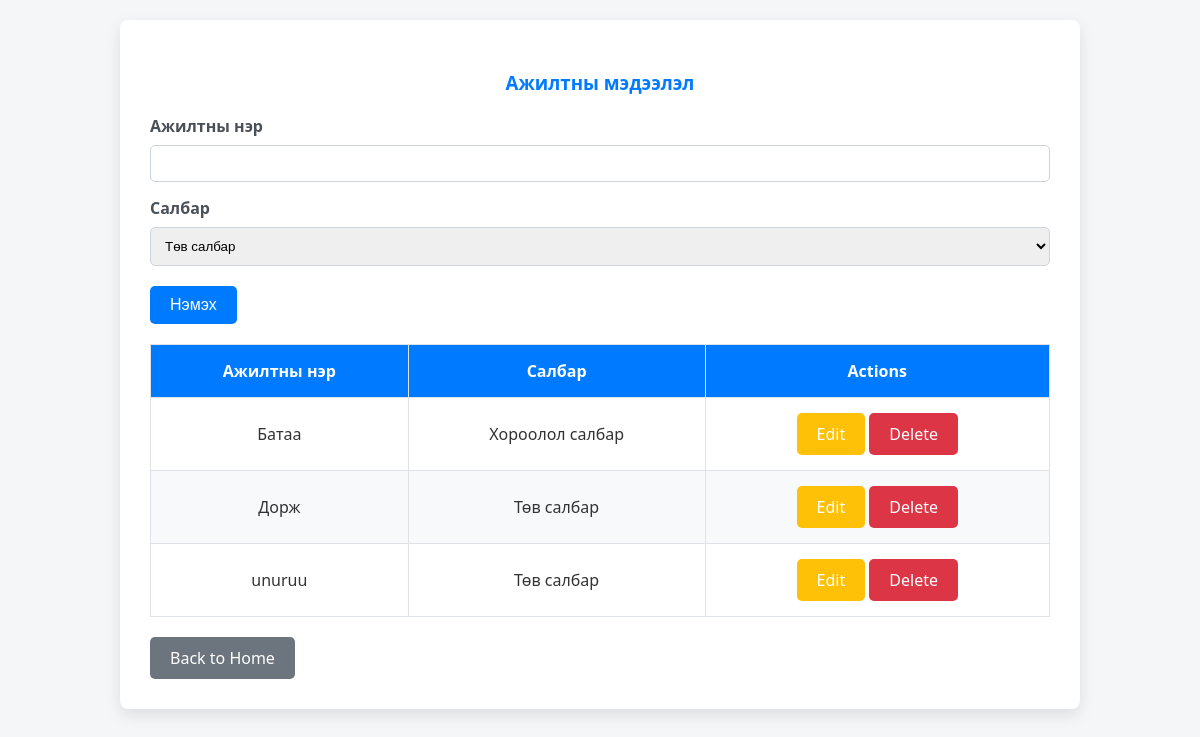
/worker, run on an earlier commit of the app's database.
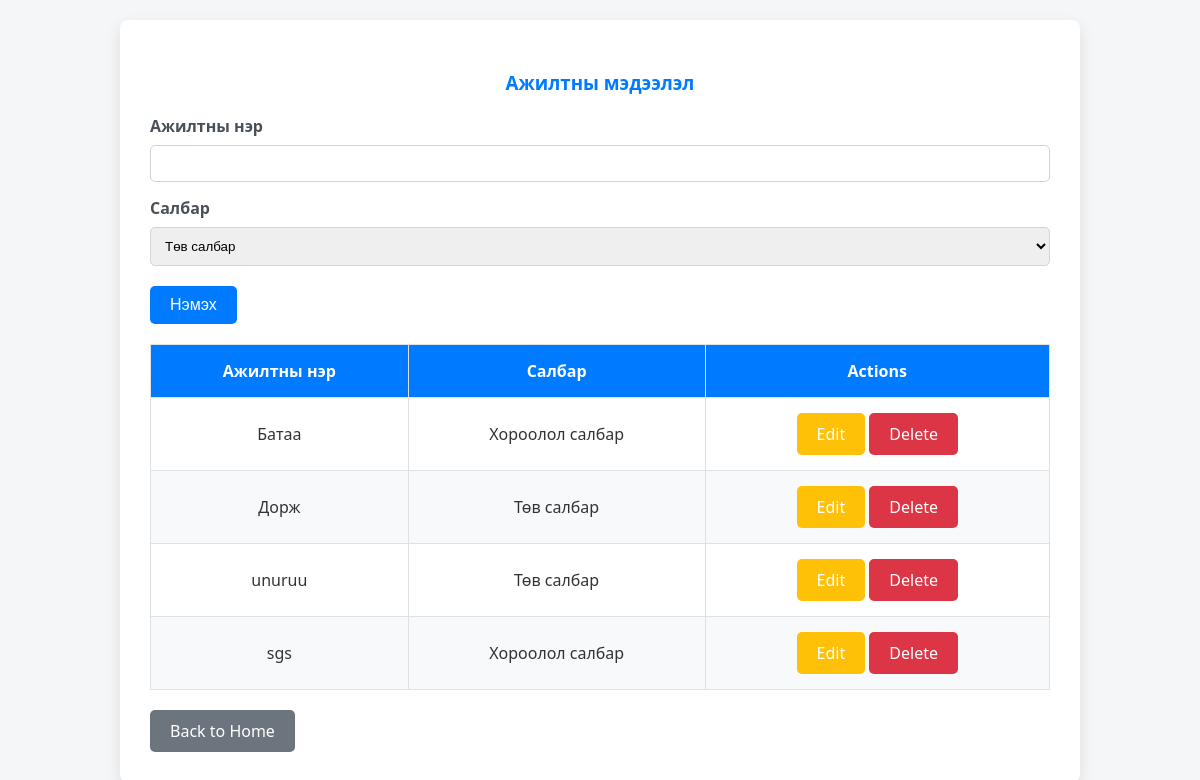
And on a later commit of the database.
### tables this page shows
CREATE TABLE Worker (
    id INTEGER PRIMARY KEY AUTOINCREMENT,
    wname TEXT NOT NULL,
    bid INTEGER,
    FOREIGN KEY (bid) REFERENCES Branch (id)
);

CREATE TABLE Branch (
    id INTEGER PRIMARY KEY AUTOINCREMENT,
    bname TEXT NOT NULL
);

### lab11/app.py (the view)
@app.route('/worker', methods=['GET', 'POST'])
def worker_list():
    conn = sqlite3.connect("Employee.db")
    conn.row_factory = sqlite3.Row
    cursor = conn.cursor()
    if request.method == 'POST':
        worker_name = request.form['worker_name']
        branch_id = request.form['branch_id']
        cursor.execute("INSERT INTO Worker (wname, bid) VALUES (?, ?)", (worker_name, branch_id))
        conn.commit()
        return redirect(url_for('worker_list'))
    cursor.execute("""
        SELECT Worker.id, Worker.wname, Branch.bname
        FROM Worker
        LEFT JOIN Branch ON Worker.bid = Branch.id
    """)
    workers = cursor.fetchall()
    cursor.execute("SELECT * FROM Branch")
    branches = cursor.fetchall()
    conn.close()
    return render_template("worker_view.html", workers=workers, branches=branches)

### lab11/templates/worker_view.html (shortened to what this page needs)
<!DOCTYPE html>
<html lang="en">
<head>
</head>
<body>
    <div class="content">
        <h3>Ажилтны мэдээлэл</h3>
        <form method="POST" action="{{ url_for('worker_list') }}" class="mb-4">
            <div class="row">
                <div style="margin-bottom: 15px;">
                    <label for="worker_name" class="form-label">Ажилтны нэр</label>
                    <input type="text" class="form-control" id="worker_name" name="worker_name" required>
                </div>
                <div>
                    <label for="branch_id" class="form-label">Салбар</label>
                    <select class="form-control" id="branch_id" name="branch_id" required>
                        {% for branch in branches %}
                        <option value="{{ branch.id }}">{{ branch.bname }}</option>
                        {% endfor %}
                    </select>
                </div>
            </div>
            <button type="submit" class="btn btn-primary mt-3">Нэмэх</button>
        </form>
        <table>
            <thead>
                <tr>
                    <th>Ажилтны нэр</th>
                    <th>Салбар</th>
                    <th>Actions</th>
                </tr>
            </thead>
            <tbody>
                {% if workers %}
                {% for worker in workers %}
                <tr>
                    <td>{{ worker.wname }}</td>
                    <td>{{ worker.bname }}</td>
                    <td>
                        <a href="{{ url_for('edit_worker', id=worker.id) }}" class="btn btn-warning btn-sm">Edit</a>
                        <a href="{{ url_for('delete_worker', id=worker.id) }}" class="btn btn-danger btn-sm"
                            onclick="return confirm('Are you sure you want to delete this worker?');">Delete</a>
                    </td>
                </tr>
                {% endfor %}
                {% else %}
                <tr>
                    <td colspan="3" class="text-center">No workers found!</td>
                </tr>
                {% endif %}
            </tbody>
        </table>
        <div><a href="{{ url_for('index') }}" class="btn btn-secondary mt-3">Back to Home</a></div>
    </div>
</body>
</html>

What changed in the data, as far as the page shows it:
added Worker: wname "sgs", bname "Хороолол салбар"
